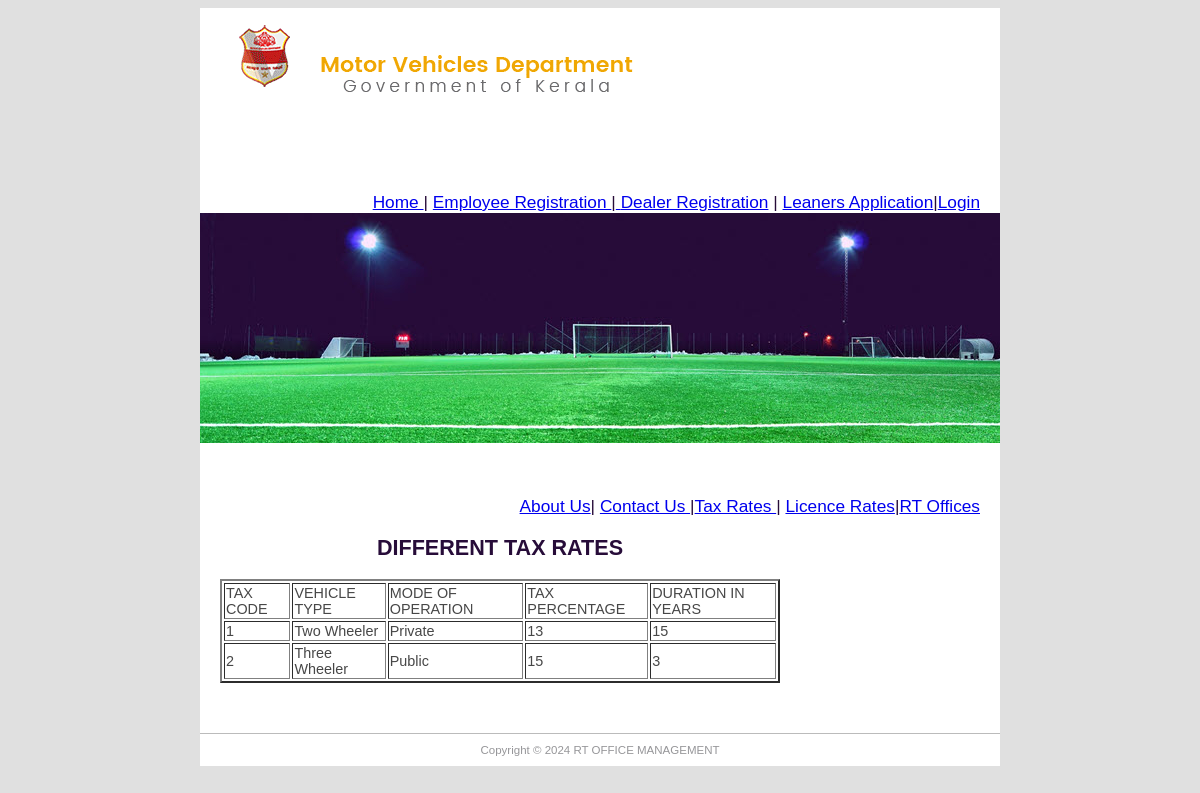
Screenshot of /viewtax/ with the database file from the repository.
### srto/models.py (models this page shows, shortened)
class Taxrate(models.Model):
    taxcode = models.IntegerField("Tax Code",primary_key=True)
    vhtype = models.CharField("Type of Vehicle", max_length=100)
    mop = models.CharField("Mode of Operation", max_length=100)
    taxp = models.IntegerField("Tax Percentage")
    duration = models.IntegerField("Validity in Years")

### srto/views.py (the view)
# urls.py: path('viewtax/', views.viewtaxrate, name='viewtax'),
def viewtaxrate(request):
    rtos = Taxrate.objects.all()
    return render(request,"reports/taxreport.html",{'rtos':rtos})

### srto/templates/reports/taxreport.html (shortened to what this page needs)
{% extends "commonbase.html" %}
  {% block content %}
   <center>
    <h1>DIFFERENT TAX RATES</h1>
    <table border="2">
        <tr><td>TAX CODE</td><td>VEHICLE TYPE</td><td>MODE OF OPERATION</td><td>TAX PERCENTAGE</td><td>DURATION IN YEARS</td></tr>
        {% for item in rtos %}
            <tr><td>{{ item.taxcode }}</td><td>{{item.vhtype}}</td><td>{{item.mop}}</td><td>{{item.taxp}}</td><td>{{item.duration}}</td></tr>
        {% endfor %}
    </table>
   </center>
 {% endblock content %}

### rto2022/static/main.css (style rules this page uses)
body { background-color: #E0E0E0; font-family: "Trebuchet MS", Helvetica, sans-serif; font-size: 0.9em; text-align: justify; color: #474747; }
h1 { color: #270c39; }

### rows the page displays
Taxrate: taxcode "1", vhtype "Two Wheeler", mop "Private", taxp "13", duration "15"
Taxrate: taxcode "2", vhtype "Three Wheeler", mop "Public", taxp "15", duration "3"
